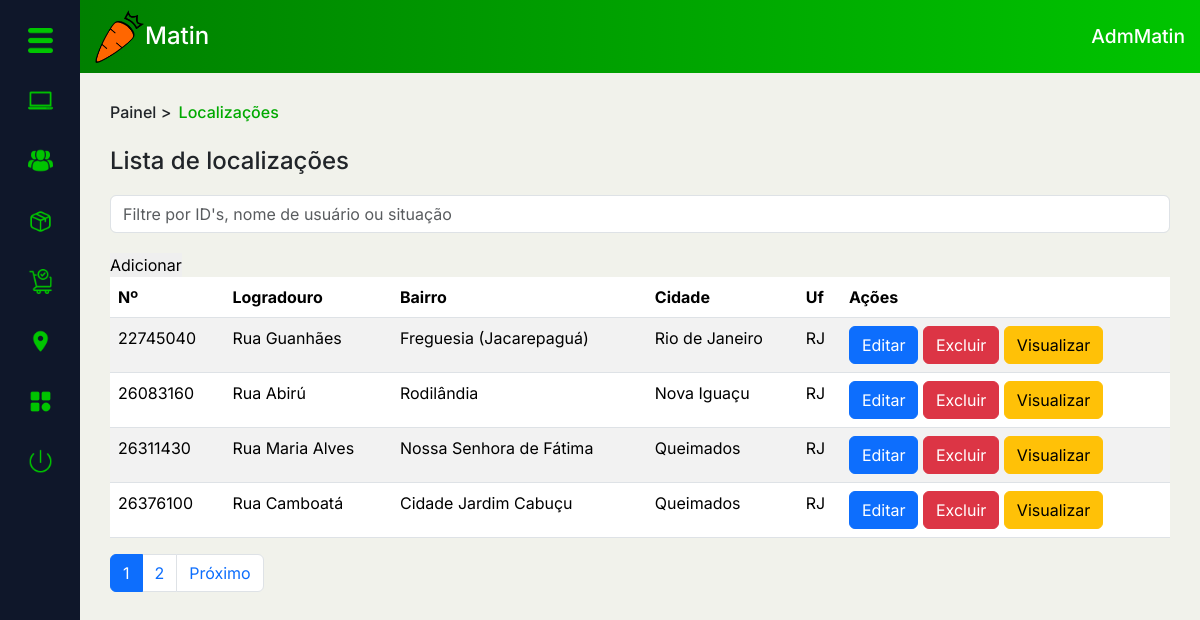
/PAGES/dashboard.php?page=loc_list (signed in), run on the app's committed database.
### tables this page shows
CREATE TABLE `usuario` (
  `idUsu` int(11) NOT NULL,
  `nome_usu` varchar(50) NOT NULL,
  `ativo` enum('0','1') NOT NULL DEFAULT '1',
  `data_criacao` date NOT NULL,
  `email_usu` varchar(100) NOT NULL,
  `senha_usu` varchar(45) NOT NULL,
  `tel_usu` varchar(45) NOT NULL,
  `fotos_usu` varchar(45) NOT NULL DEFAULT 'sem_foto.png',
  `premium` enum('0','1') NOT NULL,
  `NR` varchar(45) NOT NULL,
  `comp` varchar(45) NOT NULL,
  `TCIR` enum('CPF','CNPJ') NOT NULL,
  `NRCIR` varchar(45) NOT NULL,
  `nvl_usu` enum('A','F','C') NOT NULL DEFAULT 'C',
  `Local_CEP` int(11) NOT NULL,
  `tipoLocal` enum('casa','trabalho') NOT NULL,
  `infoAddLocal` varchar(100) NOT NULL,
  `qnt_vendas_usuario` int(11) NOT NULL DEFAULT 0,
  `visto_por_ultimo` datetime DEFAULT NULL,
  `usu_online` tinyint(1) DEFAULT 0
);

CREATE TABLE `local` (
  `CEP` int(11) NOT NULL,
  `Logradouro` varchar(45) NOT NULL,
  `Bairro` varchar(45) NOT NULL,
  `Cidade` varchar(45) NOT NULL,
  `UF` varchar(45) NOT NULL
);

### MODEL/autenticacao.php (called while the page is built, shortened)
<?php
function pegarIDUsuario(){
    return $_SESSION['idUsu'];
}
?>

### PAGES/DASHBOARD/loc_list.php (the view, shortened to what this page needs)
<div class="conteudo" id="conteudo3">
    <div class="top-cont">
        <div class="local">
            <h6><a href="../DASHBOARD/adminDash.php">Painel</a> > <mark>Localizações</mark></h6>
        </div>
    </div>
    <div class="main-cont">
        <div class="main-tit">
            <h4>Lista de localizações</h4>
        </div>
        <div class="pesq">
            <div class="input-group flex-nowrap search-bar">
                <input type="search" class="form-control" placeholder="Filtre por ID's, nome de usuário ou situação" aria-label="Search" aria-describedby="addon-wrapping">
            </div>
            <a href="?page=add_loc"><button class="btnAdd" type="button">Adicionar</button></a>
        </div>
        <table class="table table-striped">
            <thead>
                <tr>
                    <th scope="col">Nº</th>
                    <th scope="col">Logradouro</th>
                    <th scope="col">Bairro</th>
                    <th scope="col">Cidade</th>
                    <th scope="col">Uf</th>
                    <th scope="col">Ações</th>
                </tr>
            </thead>
            <tbody>
                <?php
                $pagina = isset($_GET['pagina']) ? (int)$_GET['pagina'] : 1;
                $limite = 4;
                $inicio = ($pagina * $limite) - $limite;
                $selectQ = "SELECT * FROM local ORDER BY CEP LIMIT $inicio, $limite";
                $selectP = $cx->prepare($selectQ);
                $selectP->setFetchMode(PDO::FETCH_ASSOC);
                $selectP->execute();
                $total = $selectP->rowCount();
                if ($total == 0) {
                    echo "<p class='txtVermelho'>Não há registros no momento...</p>";
                } else {
                    while ($dados = $selectP->fetch()) {
                        echo "<tr>";
                        echo "<td scope='row'>{$dados['CEP']}</td>";
                        echo "<td>{$dados['Logradouro']}</td>";
                        echo "<td>{$dados['Bairro']}</td>";
                        echo "<td>{$dados['Cidade']}</td>";
                        echo "<td>{$dados['UF']}</td>";
                        echo "<td><a href='#'><button type='button' class='btn btn-primary'>Editar</button></a> <a href='#'><button type='button' class='btn btn-danger'>Excluir</button></a> <a href='#'><button type='button' class='btn btn-warning'>Visualizar</button></a></td>";
                        echo "</tr>";
                    }
                }
                ?>
            </tbody>
        </table>
        <?php
        $selectAllQ = "SELECT COUNT(*) AS total FROM usuario";
        $selectAllP = $cx->prepare($selectAllQ);
        $selectAllP->execute();
        $totalRegistros = $selectAllP->fetch()['total'];
        $totalPaginas = ceil($totalRegistros / $limite);
        echo "<nav aria-label='Page navigation example' class='navigation'>";
        echo "<ul class='pagination'>";
        for ($i = 1; $i <= $totalPaginas; $i++) {
            $active = $i == $pagina ? "active" : "";
            echo "<li class='page-item $active'><a class='page-link' href='?page=loc_list&pagina=$i'>$i</a></li>";
        }
        if ($pagina < $totalPaginas) {
            echo "<li class='page-item'><a class='page-link' href='?page=loc_list&pagina=" . ($pagina + 1) . "'>Próximo</a></li>";
        }
        echo "</ul>";
        echo "</nav>";
        ?>
    </div>
</div>

### PAGES/DASHBOARD/headerDash.php (shortened to what this page needs)
<?php
if (isset($idUsu)) {
    $selectQ = "SELECT * FROM usuario WHERE idUsu = $idUsu";
    $selectP = $cx->prepare($selectQ);
    $selectP->execute();
    $dados = $selectP->fetch(PDO::FETCH_ASSOC);
}
?>
<nav class="d-flex justify-content-between align-items-center header">
    <a href="../index.php">
        <div class="logo">
            <figure>
                <img src="../IMAGES/matin-logo-png.png" alt="Matin">
            </figure>
            <h1>Matin</h1>
        </div>
    </a>
    <div class="usuario">
        <h1><?php echo $dados['nome_usu'] ?></h1>
    </div>
</nav>

### ASSETS/GERAL.css (style rules this page uses)
:root { --preto00: black; --pretoAzulado: #0F172A; --branco00: white; --cinza00: #C1C1C1; --cinza01: #898989; --cinza02: #D9D9D9; --cinza03: #EAEAEA; --cinza04: #ABABAB; --laranja00: #FF6600; --laranja01: #FF9F5F; --laranjaClaro: #FFE0CC; --laranjaPressed: #d66215; --vermelho00: #FF2A2A; --vermelhoAviso: #B00000; --azulClaro: #009EBB; --verde00: #008000; --verde01: #00C500; --verde02: #00AA00; --verdePressed: #035f03; --bege00: #F1F2EB; --bege01: #F5FBEF; --bege02: #E5E0E0; --bege03: #F2EEEB; --fonte01: 'Inter', serif; }

### ASSETS/PAGINAS-CSS/dashboard.css (style rules this page uses)
body { background-color: var(--bege00) !important; }

### PAGES/DASHBOARD/sidebarDash.php (style rules this page uses)
h6, h5 { margin: 0 !important; }
li { list-style: none; }
img { width: 25px; }

### PAGES/DASHBOARD/headerDash.php (style rules this page uses)
.header { background: linear-gradient(to right, var(--verde00), var(--verde01)); padding: 10px 15px; width: 100%; }
a { margin: 0; text-decoration: none; }
figure, h1 { margin: 0; }
nav .logo h1 { font-size: 1.5em; color: var(--branco00); }
.usuario, .logo { display: flex; align-items: center; }
nav .usuario h1 { font-size: 1.2em; color: var(--branco00); }
.logo figure img { width: 50px; }

### PAGES/DASHBOARD/loc_list.php (style rules this page uses)
#conteudo3 { padding: 30px; }
h6 a { color: var(--preto); text-decoration: none; }
mark { background-color: transparent !important; color: var(--verde02); }
.search-bar { margin: 20px 0 !important; }

### data on the page
usuario: nome_usu "AdmMatin"
local: CEP "22745040", Logradouro "Rua Guanhães", Bairro "Freguesia (Jacarepaguá)", Cidade "Rio de Janeiro", UF "RJ"
local: CEP "26083160", Logradouro "Rua Abirú", Bairro "Rodilândia", Cidade "Nova Iguaçu", UF "RJ"
local: CEP "26311430", Logradouro "Rua Maria Alves", Bairro "Nossa Senhora de Fátima", Cidade "Queimados", UF "RJ"
local: CEP "26376100", Logradouro "Rua Camboatá", Bairro "Cidade Jardim Cabuçu", Cidade "Queimados", UF "RJ"
